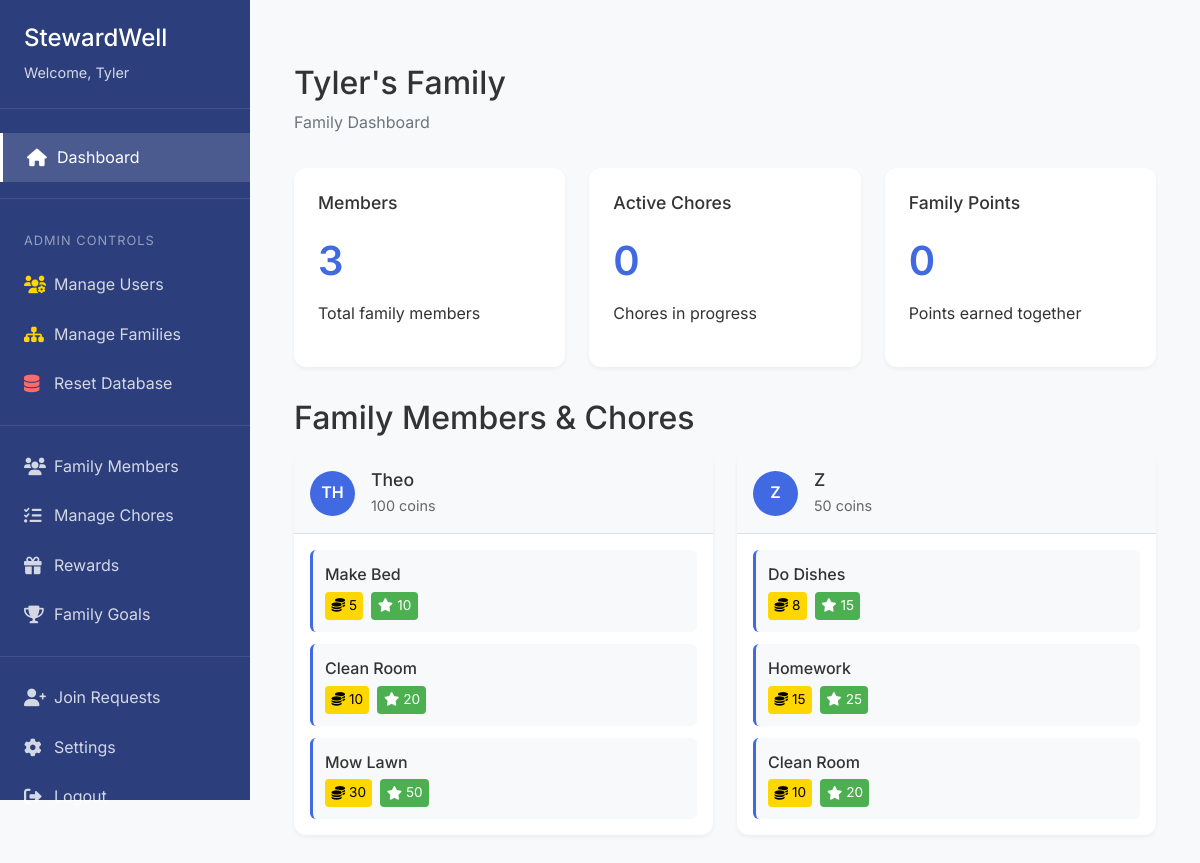
The page /dashboard (signed in) on the database its author committed.
### app/models/user.py (models this page shows)
class User(db.Model, UserMixin):
    id = db.Column(db.Integer, primary_key=True)
    username = db.Column(db.String(64), unique=True, nullable=False)
    email = db.Column(db.String(120), unique=True, nullable=False)
    password_hash = db.Column(db.String(128), nullable=False)
    pin = db.Column(db.String(4))
    created_at = db.Column(db.DateTime, default=datetime.utcnow)
    is_superuser = db.Column(db.Boolean, default=False)
    is_parent = db.Column(db.Boolean, default=False)
    family_id = db.Column(db.Integer, db.ForeignKey('family.id'))
    parent_id = db.Column(db.Integer, db.ForeignKey('user.id'), nullable=True)
    children = db.relationship('User', backref=db.backref('parent', remote_side=[id]))
    coins = db.Column(db.Integer, default=0)
    family_points = db.Column(db.Integer, default=0)

class Family(db.Model):
    id = db.Column(db.Integer, primary_key=True)
    name = db.Column(db.String(64), nullable=False)
    family_code = db.Column(db.String(6), unique=True, nullable=False, default=generate_family_code)
    created_at = db.Column(db.DateTime, default=datetime.utcnow)
    members = db.relationship('User', backref='family')
    goals = db.relationship('FamilyGoal', backref='family', lazy='dynamic')
    chores = db.relationship('Chore', backref='family', lazy='dynamic')

class Chore(db.Model):
    id = db.Column(db.Integer, primary_key=True)
    title = db.Column(db.String(100), nullable=False)
    description = db.Column(db.Text)
    coins = db.Column(db.Integer, default=0)  # Individual reward
    points = db.Column(db.Integer, default=0)  # Family points
    frequency = db.Column(db.String(20))  # daily, weekly, monthly
    due_date = db.Column(db.DateTime)
    created_at = db.Column(db.DateTime, default=datetime.utcnow)
    category_id = db.Column(db.Integer, db.ForeignKey('chore_category.id'))
    family_id = db.Column(db.Integer, db.ForeignKey('family.id'), nullable=False)
    assigned_to_id = db.Column(db.Integer, db.ForeignKey('user.id'))
    created_by_id = db.Column(db.Integer, db.ForeignKey('user.id'), nullable=False)
    assigned_to = db.relationship('User', foreign_keys=[assigned_to_id], backref='assigned_chores')
    created_by = db.relationship('User', foreign_keys=[created_by_id], backref='created_chores')
    status = db.Column(db.String(20), default='pending')  # pending, completed, overdue
    completed_at = db.Column(db.DateTime)

### app/controllers/main.py (the view)
@main_bp.route('/dashboard')
@login_required
def dashboard():
    family = current_user.family
    if family:
        family_count = len(family.members)
        active_chores = 0  # TODO: Implement chores tracking
        family_points = sum(member.family_points for member in family.members)
        family_members = family.members
        recent_activities = []  # TODO: Implement activity tracking
        return render_template('main/dashboard.html',
                             family_count=family_count,
                             active_chores=active_chores,
                             family_points=family_points,
                             family_members=family_members,
                             recent_activities=recent_activities)
    return render_template('main/dashboard.html')

### app/__init__.py (called while the page is built)
@login_manager.user_loader
def load_user(id):
    from app.models.user import User
    return User.query.get(int(id))

### app/templates/main/dashboard.html (shortened to what this page needs)
{% extends "base.html" %}
{% block authenticated_content %}
<div class="container">
    <div class="dashboard-container">
        {% if current_user.family %}
            <div class="dashboard-header">
                <h1>{{ current_user.family.name }}</h1>
                <p class="text-muted">Family Dashboard</p>
            </div>
            <div class="dashboard-cards">
                <div class="card">
                    <h3>Members</h3>
                    <div class="stat">{{ family_count }}</div>
                    <p>Total family members</p>
                </div>
                <div class="card">
                    <h3>Active Chores</h3>
                    <div class="stat">{{ active_chores }}</div>
                    <p>Chores in progress</p>
                </div>
                <div class="card">
                    <h3>Family Points</h3>
                    <div class="stat">{{ family_points }}</div>
                    <p>Points earned together</p>
                </div>
            </div>
            <div class="family-members mt-4">
                <h2>Family Members & Chores</h2>
                <div class="members-list">
                    {% for member in family_members if not member.is_parent %}
                    <div class="member-card-with-chores">
                        <div class="member-header">
                            <div class="member-avatar">{{ member.username[:2].upper() }}</div>
                            <div class="member-info">
                                <h4>{{ member.username }}</h4>
                                <p>{{ member.coins }} coins</p>
                            </div>
                        </div>
                        <div class="member-chores">
                            {% set pending_chores = member.assigned_chores|selectattr('status', 'equalto', 'pending')|list %}
                            {% if pending_chores %}
                                <div class="chores-list">
                                    {% for chore in pending_chores %}
                                    <div class="chore-item">
                                        <div class="chore-info">
                                            <span class="chore-title">{{ chore.title }}</span>
                                            <div class="chore-rewards">
                                                <span class="coins-badge">
                                                    <i class="fas fa-coins"></i> {{ chore.coins }}
                                                </span>
                                                <span class="points-badge">
                                                    <i class="fas fa-star"></i> {{ chore.points }}
                                                </span>
                                            </div>
                                        </div>
                                    </div>
                                    {% endfor %}
                                </div>
                            {% else %}
                                <p class="text-muted text-center my-2">No pending chores</p>
                            {% endif %}
                        </div>
                    </div>
                    {% endfor %}
                </div>
            </div>
        {% endif %}
    </div>
</div>
{% endblock %}

### app/templates/partials/_sidebar.html (shortened to what this page needs)
<nav class="sidebar">
    <div class="sidebar-header">
        <h1>StewardWell</h1>
        <p>Welcome, {{ current_user.username }}</p>
    </div>
    <div class="sidebar-menu">
        <a href="{{ url_for('main.dashboard') }}" class="menu-item {% if request.endpoint == 'main.dashboard' %}active{% endif %}">
            <i class="fas fa-home"></i>
            <span>Dashboard</span>
        </a>
        {% if current_user.is_superuser %}
            <div class="menu-divider"></div>
            <div class="menu-label">Admin Controls</div>
            <a href="{{ url_for('admin.manage_users') }}" class="menu-item {% if request.endpoint == 'admin.manage_users' %}active{% endif %}">
                <i class="fas fa-users-cog"></i>
                <span>Manage Users</span>
            </a>
            <a href="#" class="menu-item">
                <i class="fas fa-sitemap"></i>
                <span>Manage Families</span>
            </a>
            <a href="{{ url_for('main.reset_db') }}" class="menu-item">
                <i class="fas fa-database"></i>
                <span>Reset Database</span>
            </a>
            <div class="menu-divider"></div>
        {% endif %}
        {% if current_user.is_parent %}
            <a href="{{ url_for('family.members') }}" class="menu-item {% if request.endpoint == 'family.members' %}active{% endif %}">
                <i class="fas fa-users"></i>
                <span>Family Members</span>
            </a>
            <a href="{{ url_for('chores.list_chores') }}" class="menu-item {% if request.endpoint == 'chores.list_chores' %}active{% endif %}">
                <i class="fas fa-tasks"></i>
                <span>Manage Chores</span>
            </a>
            <a href="{{ url_for('rewards.list_rewards') }}" class="menu-item {% if request.endpoint == 'rewards.list_rewards' %}active{% endif %}">
                <i class="fas fa-gift"></i>
                <span>Rewards</span>
            </a>
            <a href="{{ url_for('goals.list_goals') }}" class="menu-item {% if request.endpoint == 'goals.list_goals' %}active{% endif %}">
                <i class="fas fa-trophy"></i>
                <span>Family Goals</span>
            </a>
        {% endif %}
        <div class="menu-divider"></div>
        {% if current_user.is_parent %}
            <a href="{{ url_for('settings.pending_requests') }}" class="menu-item {% if request.endpoint == 'settings.pending_requests' %}active{% endif %}">
                <i class="fas fa-user-plus"></i>
                <span>Join Requests</span>
            </a>
        {% endif %}
        <a href="{{ url_for('settings.profile') }}" class="menu-item {% if request.endpoint == 'settings.profile' %}active{% endif %}">
            <i class="fas fa-cog"></i>
            <span>Settings</span>
        </a>
        <a href="{{ url_for('auth.logout') }}" class="menu-item">
            <i class="fas fa-sign-out-alt"></i>
            <span>Logout</span>
        </a>
    </div>
</nav>

### app/static/css/style.css (style rules this page uses)
:root { --primary-color: #4169E1; --secondary-color: #4CAF50; --background-color: #f8f9fa; --text-color: #333; --border-color: #e0e0e0; --shadow: 0 2px 4px rgba(0,0,0,0.05); }
body { background-color: var(--background-color); color: var(--text-color); font-family: 'Inter', -apple-system, BlinkMacSystemFont, sans-serif; line-height: 1.6; }
.dashboard-container { padding: 2rem 0; }
.dashboard-header { margin-bottom: 2rem; }
.dashboard-header h1 { font-size: 2rem; color: var(--text-color); margin-bottom: 0.5rem; }
.dashboard-cards { display: grid; grid-template-columns: repeat(auto-fit, minmax(250px, 1fr)); gap: 1.5rem; margin-bottom: 2rem; }
.card { background: white; padding: 1.5rem; border-radius: 12px; box-shadow: var(--shadow); border: none; }
.card h3 { color: var(--text-color); font-size: 1.1rem; margin-bottom: 1rem; }
.stat { font-size: 2.5rem; font-weight: 600; color: var(--primary-color); margin-bottom: 0.5rem; }
.members-list { display: grid; grid-template-columns: repeat(auto-fit, minmax(200px, 1fr)); gap: 1rem; margin-top: 1rem; }
.member-avatar { width: 40px; height: 40px; border-radius: 50%; background: var(--primary-color); color: white; display: flex; align-items: center; justify-content: center; font-weight: 600; margin-right: 1rem; }
.member-info h4 { margin: 0; font-size: 1rem; color: var(--text-color); }
.member-info p { margin: 0.25rem 0 0; font-size: 0.9rem; color: #666; }
.sidebar { width: 250px; background-color: var(--sidebar-bg, #2C3E7B); color: white; padding: 1.5rem 0; display: flex; flex-direction: column; position: fixed; height: 100vh; left: 0; top: 0; }
.sidebar-header { padding: 0 1.5rem 1.5rem; border-bottom: 1px solid rgba(255, 255, 255, 0.1); }
.sidebar-header h1 { font-size: 1.5rem; margin-bottom: 0.5rem; color: white; }
.sidebar-header p { font-size: 0.9rem; opacity: 0.8; margin: 0; }
.sidebar-menu { display: flex; flex-direction: column; padding: 1.5rem 0; }
.menu-item { display: flex; align-items: center; padding: 0.75rem 1.5rem; color: rgba(255, 255, 255, 0.8); text-decoration: none; transition: all 0.3s ease; }
.menu-item.active { background-color: rgba(255, 255, 255, 0.15); color: white; border-left: 3px solid white; }
.menu-item i { width: 20px; margin-right: 10px; font-size: 1.1rem; }
.menu-divider { height: 1px; background-color: rgba(255, 255, 255, 0.1); margin: 1rem 0; }
.sidebar-menu a:last-child { margin-top: auto; }
.menu-label { color: rgba(255, 255, 255, 0.5); font-size: 0.8rem; text-transform: uppercase; letter-spacing: 1px; padding: 0.5rem 1.5rem; margin-top: 0.5rem; }
.menu-item i.fas.fa-users-cog, .menu-item i.fas.fa-sitemap, .menu-item i.fas.fa-database { color: #ffd700; }
.menu-item i.fas.fa-database { color: #ff6b6b; }
.member-avatar { width: 45px; height: 45px; border-radius: 50%; background: var(--primary-color); color: white; display: flex; align-items: center; justify-content: center; font-weight: 600; margin-right: 1rem; }
.member-info { flex: 1; }
.member-info h4 { margin: 0; font-size: 1.1rem; color: var(--text-color); }
.member-card-with-chores { background: white; border-radius: 12px; box-shadow: var(--shadow); overflow: hidden; margin-bottom: 1.5rem; }
.member-header { display: flex; align-items: center; padding: 1rem; border-bottom: 1px solid var(--border-color); background-color: #f8f9fa; }
.member-chores { padding: 1rem; }
.chores-list { display: flex; flex-direction: column; gap: 0.75rem; }
.chore-item { display: flex; justify-content: space-between; align-items: center; padding: 0.75rem; background-color: #f8f9fa; border-radius: 6px; border-left: 3px solid var(--primary-color); }
.chore-info { display: flex; flex-direction: column; gap: 0.25rem; }
.chore-title { font-weight: 500; color: var(--text-color); }
.chore-rewards { display: flex; gap: 0.5rem; font-size: 0.85rem; }
.coins-badge { background-color: #ffd700; color: #000; padding: 0.2rem 0.4rem; border-radius: 4px; display: inline-flex; align-items: center; gap: 0.25rem; }
.points-badge { background-color: #4CAF50; color: white; padding: 0.2rem 0.4rem; border-radius: 4px; display: inline-flex; align-items: center; gap: 0.25rem; }
.members-list { display: grid; grid-template-columns: repeat(auto-fit, minmax(300px, 1fr)); gap: 1.5rem; }

### rows shown on the page
User: username "Tyler"
Family: family.name "Tyler's Family"
User: username "TH", username "Theo", coins "100"
Chore: title "Make Bed", coins "5", points "10"
Chore: title "Clean Room", coins "10", points "20"
Chore: title "Mow Lawn", coins "30", points "50"
User: username "Z", coins "50"
Chore: title "Do Dishes", coins "8", points "15"
Chore: title "Homework", coins "15", points "25"
Chore: title "Clean Room", coins "10", points "20"

### other values the page prints
{{ family_count }} "3"
{{ active_chores }} "0"
{{ family_points }} "0"
